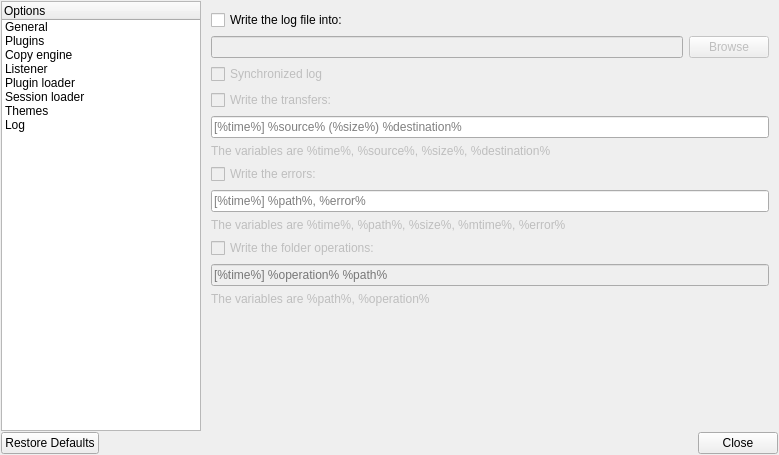
<?xml version="1.0" encoding="UTF-8"?>
<ui version="4.0">
 <class>OptionDialog</class>
 <widget class="QDialog" name="OptionDialog">
  <property name="geometry">
   <rect>
    <x>0</x>
    <y>0</y>
    <width>779</width>
    <height>455</height>
   </rect>
  </property>
  <property name="windowTitle">
   <string>Options</string>
  </property>
  <property name="windowIcon">
   <iconset resource="resources/ultracopier-resources.qrc">
    <normaloff>:/options.png</normaloff>:/options.png</iconset>
  </property>
  <layout class="QVBoxLayout" name="verticalLayout">
   <property name="spacing">
    <number>1</number>
   </property>
   <property name="margin">
    <number>1</number>
   </property>
   <item>
    <layout class="QHBoxLayout" name="horizontalLayout">
     <item>
      <widget class="QTreeWidget" name="treeWidget">
       <property name="sizePolicy">
        <sizepolicy hsizetype="Minimum" vsizetype="Minimum">
         <horstretch>0</horstretch>
         <verstretch>0</verstretch>
        </sizepolicy>
       </property>
       <property name="maximumSize">
        <size>
         <width>200</width>
         <height>16777215</height>
        </size>
       </property>
       <property name="rootIsDecorated">
        <bool>false</bool>
       </property>
       <property name="uniformRowHeights">
        <bool>true</bool>
       </property>
       <column>
        <property name="text">
         <string>Options</string>
        </property>
       </column>
       <item>
        <property name="text">
         <string>General</string>
        </property>
       </item>
       <item>
        <property name="text">
         <string>Plugins</string>
        </property>
       </item>
       <item>
        <property name="text">
         <string>Copy engine</string>
        </property>
       </item>
       <item>
        <property name="text">
         <string>Listener</string>
        </property>
        <property name="flags">
         <set>ItemIsDragEnabled|ItemIsUserCheckable|ItemIsEnabled</set>
        </property>
       </item>
       <item>
        <property name="text">
         <string>Plugin loader</string>
        </property>
        <property name="flags">
         <set>ItemIsDragEnabled|ItemIsUserCheckable|ItemIsEnabled</set>
        </property>
       </item>
       <item>
        <property name="text">
         <string>Session loader</string>
        </property>
        <property name="flags">
         <set>ItemIsDragEnabled|ItemIsUserCheckable|ItemIsEnabled</set>
        </property>
       </item>
       <item>
        <property name="text">
         <string>Themes</string>
        </property>
       </item>
       <item>
        <property name="text">
         <string>Log</string>
        </property>
       </item>
      </widget>
     </item>
     <item>
      <widget class="QStackedWidget" name="stackedWidget">
       <property name="currentIndex">
        <number>8</number>
       </property>
       <widget class="QWidget" name="stackedWidgetGeneral">
        <layout class="QVBoxLayout" name="verticalLayout_9">
         <item>
          <layout class="QFormLayout" name="formLayout_2">
           <item row="0" column="0">
            <widget class="QCheckBox" name="Language_force">
             <property name="text">
              <string>Force the language:</string>
             </property>
            </widget>
           </item>
           <item row="0" column="1">
            <widget class="QComboBox" name="Language"/>
           </item>
           <item row="1" column="0">
            <widget class="QLabel" name="labelCatchCopyDefault">
             <property name="text">
              <string>Replace the default copy and move system:</string>
             </property>
            </widget>
           </item>
           <item row="1" column="1">
            <widget class="QCheckBox" name="CatchCopyAsDefault">
             <property name="text">
              <string/>
             </property>
            </widget>
           </item>
           <item row="2" column="0">
            <widget class="QLabel" name="labelLoadAtSession">
             <property name="text">
              <string>Load at the session loading:</string>
             </property>
            </widget>
           </item>
           <item row="2" column="1">
            <widget class="QCheckBox" name="LoadAtSessionStarting">
             <property name="text">
              <string/>
             </property>
            </widget>
           </item>
           <item row="3" column="0">
            <widget class="QLabel" name="label_8">
             <property name="text">
              <string>When manual open:</string>
             </property>
            </widget>
           </item>
           <item row="3" column="1">
            <widget class="QComboBox" name="ActionOnManualOpen">
             <item>
              <property name="text">
               <string notr="true">Do nothing</string>
              </property>
             </item>
             <item>
              <property name="text">
               <string notr="true">Ask source as folder</string>
              </property>
             </item>
             <item>
              <property name="text">
               <string notr="true">Ask sources as files</string>
              </property>
             </item>
            </widget>
           </item>
           <item row="4" column="0">
            <widget class="QLabel" name="label_9">
             <property name="text">
              <string>Group the windows when:</string>
             </property>
            </widget>
           </item>
           <item row="4" column="1">
            <widget class="QComboBox" name="GroupWindowWhen">
             <item>
              <property name="text">
               <string notr="true">Never</string>
              </property>
             </item>
             <item>
              <property name="text">
               <string notr="true">When source is same</string>
              </property>
             </item>
             <item>
              <property name="text">
               <string notr="true">When destination is same</string>
              </property>
             </item>
             <item>
              <property name="text">
               <string notr="true">When source and destination are same</string>
              </property>
             </item>
             <item>
              <property name="text">
               <string notr="true">When source or destination are same</string>
              </property>
             </item>
             <item>
              <property name="text">
               <string notr="true">Always</string>
              </property>
             </item>
            </widget>
           </item>
           <item row="5" column="0">
            <widget class="QLabel" name="label_11">
             <property name="text">
              <string>Display the OS warning:</string>
             </property>
            </widget>
           </item>
           <item row="5" column="1">
            <widget class="QCheckBox" name="DisplayOSWarning"/>
           </item>
          </layout>
         </item>
         <item>
          <spacer name="verticalSpacer_8">
           <property name="orientation">
            <enum>Qt::Vertical</enum>
           </property>
           <property name="sizeHint" stdset="0">
            <size>
             <width>20</width>
             <height>309</height>
            </size>
           </property>
          </spacer>
         </item>
        </layout>
       </widget>
       <widget class="QWidget" name="stackedWidgetPlugins">
        <layout class="QVBoxLayout" name="verticalLayout_2">
         <item>
          <widget class="QTreeWidget" name="pluginList">
           <property name="alternatingRowColors">
            <bool>true</bool>
           </property>
           <property name="rootIsDecorated">
            <bool>false</bool>
           </property>
           <property name="uniformRowHeights">
            <bool>true</bool>
           </property>
           <column>
            <property name="text">
             <string>Name</string>
            </property>
           </column>
           <column>
            <property name="text">
             <string>Version</string>
            </property>
           </column>
           <item>
            <property name="text">
             <string>Copy engine</string>
            </property>
           </item>
           <item>
            <property name="text">
             <string>Language</string>
            </property>
            <property name="text">
             <string/>
            </property>
           </item>
           <item>
            <property name="text">
             <string>Listener</string>
            </property>
           </item>
           <item>
            <property name="text">
             <string>Plugin loader</string>
            </property>
           </item>
           <item>
            <property name="text">
             <string>Session loader</string>
            </property>
           </item>
           <item>
            <property name="text">
             <string>Themes</string>
            </property>
           </item>
          </widget>
         </item>
         <item>
          <widget class="QGroupBox" name="groupBox">
           <property name="title">
            <string>Plugin</string>
           </property>
           <layout class="QHBoxLayout" name="horizontalLayout_3">
            <item>
             <spacer name="horizontalSpacer">
              <property name="orientation">
               <enum>Qt::Horizontal</enum>
              </property>
              <property name="sizeHint" stdset="0">
               <size>
                <width>40</width>
                <height>20</height>
               </size>
              </property>
             </spacer>
            </item>
            <item>
             <widget class="QToolButton" name="pluginAdd">
              <property name="text">
               <string>Add</string>
              </property>
              <property name="popupMode">
               <enum>QToolButton::MenuButtonPopup</enum>
              </property>
             </widget>
            </item>
            <item>
             <widget class="QPushButton" name="pluginRemove">
              <property name="enabled">
               <bool>false</bool>
              </property>
              <property name="text">
               <string>Remove</string>
              </property>
             </widget>
            </item>
            <item>
             <widget class="QPushButton" name="pluginInformation">
              <property name="enabled">
               <bool>false</bool>
              </property>
              <property name="text">
               <string>Information</string>
              </property>
             </widget>
            </item>
            <item>
             <spacer name="horizontalSpacer_2">
              <property name="orientation">
               <enum>Qt::Horizontal</enum>
              </property>
              <property name="sizeHint" stdset="0">
               <size>
                <width>40</width>
                <height>20</height>
               </size>
              </property>
             </spacer>
            </item>
           </layout>
          </widget>
         </item>
        </layout>
       </widget>
       <widget class="QWidget" name="stackedWidgetCopyEngine">
        <layout class="QVBoxLayout" name="verticalLayout_4">
         <item>
          <widget class="QLabel" name="label">
           <property name="text">
            <string>Copy engine by order of preference:</string>
           </property>
          </widget>
         </item>
         <item>
          <layout class="QHBoxLayout" name="formLayout">
           <item>
            <widget class="QListWidget" name="CopyEngineList">
             <property name="uniformItemSizes">
              <bool>true</bool>
             </property>
            </widget>
           </item>
           <item>
            <layout class="QVBoxLayout" name="verticalLayout_3">
             <property name="spacing">
              <number>0</number>
             </property>
             <item>
              <widget class="QToolButton" name="toolButtonUp">
               <property name="enabled">
                <bool>false</bool>
               </property>
               <property name="icon">
                <iconset resource="resources/ultracopier-resources.qrc">
                 <normaloff>:/moveUp.png</normaloff>:/moveUp.png</iconset>
               </property>
              </widget>
             </item>
             <item>
              <widget class="QToolButton" name="toolButtonDown">
               <property name="enabled">
                <bool>false</bool>
               </property>
               <property name="icon">
                <iconset resource="resources/ultracopier-resources.qrc">
                 <normaloff>:/moveDown.png</normaloff>:/moveDown.png</iconset>
               </property>
              </widget>
             </item>
             <item>
              <spacer name="verticalSpacer">
               <property name="orientation">
                <enum>Qt::Vertical</enum>
               </property>
               <property name="sizeHint" stdset="0">
                <size>
                 <width>20</width>
                 <height>40</height>
                </size>
               </property>
              </spacer>
             </item>
            </layout>
           </item>
          </layout>
         </item>
        </layout>
       </widget>
       <widget class="QWidget" name="stackedWidgetCopyEngine_2">
        <layout class="QHBoxLayout" name="horizontalLayout_5">
         <item>
          <widget class="QStackedWidget" name="stackedOptionsCopyEngine"/>
         </item>
        </layout>
       </widget>
       <widget class="QWidget" name="stackedWidgetListener">
        <layout class="QVBoxLayout" name="verticalLayout_11">
         <item>
          <widget class="QStackedWidget" name="stackedOptionsListener"/>
         </item>
        </layout>
       </widget>
       <widget class="QWidget" name="stackedWidgetPluginLoader">
        <layout class="QVBoxLayout" name="verticalLayout_12">
         <item>
          <widget class="QStackedWidget" name="stackedOptionsPluginLoader"/>
         </item>
        </layout>
       </widget>
       <widget class="QWidget" name="stackedWidgetSessionLoader">
        <layout class="QVBoxLayout" name="verticalLayout_13">
         <item>
          <widget class="QStackedWidget" name="stackedOptionsSessionLoader"/>
         </item>
        </layout>
       </widget>
       <widget class="QWidget" name="stackedWidgetThemes_2">
        <layout class="QVBoxLayout" name="verticalLayout_6">
         <item>
          <layout class="QHBoxLayout" name="horizontalLayout_2">
           <item>
            <spacer name="horizontalSpacer_3">
             <property name="orientation">
              <enum>Qt::Horizontal</enum>
             </property>
             <property name="sizeHint" stdset="0">
              <size>
               <width>40</width>
               <height>20</height>
              </size>
             </property>
            </spacer>
           </item>
           <item>
            <widget class="QLabel" name="labelThemes">
             <property name="maximumSize">
              <size>
               <width>16777215</width>
               <height>22</height>
              </size>
             </property>
             <property name="text">
              <string>Themes:</string>
             </property>
            </widget>
           </item>
           <item>
            <widget class="QComboBox" name="Ultracopier_current_theme"/>
           </item>
           <item>
            <spacer name="horizontalSpacer_4">
             <property name="orientation">
              <enum>Qt::Horizontal</enum>
             </property>
             <property name="sizeHint" stdset="0">
              <size>
               <width>40</width>
               <height>20</height>
              </size>
             </property>
            </spacer>
           </item>
          </layout>
         </item>
         <item>
          <widget class="QStackedWidget" name="stackedWidgetThemes">
           <property name="currentIndex">
            <number>1</number>
           </property>
           <widget class="QWidget" name="page_2">
            <layout class="QVBoxLayout" name="verticalLayout_7">
             <item>
              <spacer name="verticalSpacer_2">
               <property name="orientation">
                <enum>Qt::Vertical</enum>
               </property>
               <property name="sizeHint" stdset="0">
                <size>
                 <width>20</width>
                 <height>105</height>
                </size>
               </property>
              </spacer>
             </item>
             <item>
              <widget class="QLabel" name="label_3">
               <property name="pixmap">
                <pixmap resource="resources/ultracopier-resources.qrc">:/bug-128x128.png</pixmap>
               </property>
               <property name="alignment">
                <set>Qt::AlignCenter</set>
               </property>
              </widget>
             </item>
             <item>
              <widget class="QLabel" name="label_2">
               <property name="font">
                <font>
                 <pointsize>15</pointsize>
                 <weight>75</weight>
                 <bold>true</bold>
                </font>
               </property>
               <property name="text">
                <string>Unable to load the themes plugin</string>
               </property>
               <property name="alignment">
                <set>Qt::AlignCenter</set>
               </property>
              </widget>
             </item>
             <item>
              <spacer name="verticalSpacer_3">
               <property name="orientation">
                <enum>Qt::Vertical</enum>
               </property>
               <property name="sizeHint" stdset="0">
                <size>
                 <width>20</width>
                 <height>104</height>
                </size>
               </property>
              </spacer>
             </item>
            </layout>
           </widget>
           <widget class="QWidget" name="page_3">
            <layout class="QVBoxLayout" name="verticalLayout_8">
             <item>
              <spacer name="verticalSpacer_4">
               <property name="orientation">
                <enum>Qt::Vertical</enum>
               </property>
               <property name="sizeHint" stdset="0">
                <size>
                 <width>20</width>
                 <height>109</height>
                </size>
               </property>
              </spacer>
             </item>
             <item>
              <widget class="QLabel" name="label_4">
               <property name="pixmap">
                <pixmap resource="resources/ultracopier-resources.qrc">:/none-128x128.png</pixmap>
               </property>
               <property name="alignment">
                <set>Qt::AlignCenter</set>
               </property>
              </widget>
             </item>
             <item>
              <widget class="QLabel" name="label_5">
               <property name="text">
                <string>No option for this plugin</string>
               </property>
               <property name="alignment">
                <set>Qt::AlignCenter</set>
               </property>
              </widget>
             </item>
             <item>
              <spacer name="verticalSpacer_5">
               <property name="orientation">
                <enum>Qt::Vertical</enum>
               </property>
               <property name="sizeHint" stdset="0">
                <size>
                 <width>20</width>
                 <height>109</height>
                </size>
               </property>
              </spacer>
             </item>
            </layout>
           </widget>
          </widget>
         </item>
        </layout>
       </widget>
       <widget class="QWidget" name="stackedWidgetLog">
        <layout class="QVBoxLayout" name="verticalLayout_5">
         <item>
          <widget class="QCheckBox" name="checkBox_Log">
           <property name="text">
            <string>Write the log file into:</string>
           </property>
          </widget>
         </item>
         <item>
          <layout class="QHBoxLayout" name="horizontalLayout_4">
           <item>
            <widget class="QLineEdit" name="lineEditLog_File">
             <property name="enabled">
              <bool>false</bool>
             </property>
            </widget>
           </item>
           <item>
            <widget class="QPushButton" name="logBrowse">
             <property name="enabled">
              <bool>false</bool>
             </property>
             <property name="text">
              <string>Browse</string>
             </property>
            </widget>
           </item>
          </layout>
         </item>
         <item>
          <widget class="QCheckBox" name="checkBoxLog_sync">
           <property name="enabled">
            <bool>false</bool>
           </property>
           <property name="toolTip">
            <string>Write directly the file when it receive a new entry (can produce 50% of lost of performance)</string>
           </property>
           <property name="text">
            <string>Synchronized log</string>
           </property>
          </widget>
         </item>
         <item>
          <widget class="QCheckBox" name="checkBoxLog_transfer">
           <property name="enabled">
            <bool>false</bool>
           </property>
           <property name="text">
            <string>Write the transfers:</string>
           </property>
          </widget>
         </item>
         <item>
          <widget class="QLineEdit" name="lineEditLog_transfer_format">
           <property name="toolTip">
            <string extracomment="%time%, %source%, %size%, %destination% should not be translated">The variables are %time%, %source%, %size%, %destination%</string>
           </property>
           <property name="placeholderText">
            <string notr="true">[%time%] %source% (%size%) %destination%</string>
           </property>
          </widget>
         </item>
         <item>
          <widget class="QLabel" name="labelLogTransfer">
           <property name="enabled">
            <bool>false</bool>
           </property>
           <property name="text">
            <string notr="true" extracomment="%time%, %source%, %size%, %destination% should not be translated">The variables are %time%, %source%, %size%, %destination%</string>
           </property>
          </widget>
         </item>
         <item>
          <widget class="QCheckBox" name="checkBoxLog_error">
           <property name="enabled">
            <bool>false</bool>
           </property>
           <property name="text">
            <string>Write the errors:</string>
           </property>
          </widget>
         </item>
         <item>
          <widget class="QLineEdit" name="lineEditLog_error_format">
           <property name="toolTip">
            <string extracomment="%time%, %path%, %size%, %mtime%, %error% should not be translated">The variables are %time%, %path%, %size%, %mtime%, %error%</string>
           </property>
           <property name="placeholderText">
            <string notr="true">[%time%] %path%, %error%</string>
           </property>
          </widget>
         </item>
         <item>
          <widget class="QLabel" name="labelLogError">
           <property name="enabled">
            <bool>false</bool>
           </property>
           <property name="text">
            <string notr="true" extracomment="%time%, %path%, %size%, %mtime%, %error% should not be translated">The variables are %time%, %path%, %size%, %mtime%, %error%</string>
           </property>
          </widget>
         </item>
         <item>
          <widget class="QCheckBox" name="checkBoxLog_folder">
           <property name="enabled">
            <bool>false</bool>
           </property>
           <property name="text">
            <string>Write the folder operations:</string>
           </property>
          </widget>
         </item>
         <item>
          <widget class="QLineEdit" name="lineEditLog_folder_format">
           <property name="enabled">
            <bool>false</bool>
           </property>
           <property name="toolTip">
            <string extracomment="%path%, %operation% should not be translated">The variables are %path%, %operation%</string>
           </property>
           <property name="placeholderText">
            <string notr="true">[%time%] %operation% %path%</string>
           </property>
          </widget>
         </item>
         <item>
          <widget class="QLabel" name="labelLogFolder">
           <property name="enabled">
            <bool>false</bool>
           </property>
           <property name="text">
            <string notr="true" extracomment="%path%, %operation% should not be translated">The variables are %path%, %operation%</string>
           </property>
          </widget>
         </item>
         <item>
          <spacer name="verticalSpacer_9">
           <property name="orientation">
            <enum>Qt::Vertical</enum>
           </property>
           <property name="sizeHint" stdset="0">
            <size>
             <width>20</width>
             <height>255</height>
            </size>
           </property>
          </spacer>
         </item>
        </layout>
       </widget>
      </widget>
     </item>
    </layout>
   </item>
   <item>
    <widget class="QDialogButtonBox" name="buttonBox">
     <property name="standardButtons">
      <set>QDialogButtonBox::Close|QDialogButtonBox::RestoreDefaults</set>
     </property>
    </widget>
   </item>
  </layout>
 </widget>
 <resources>
  <include location="resources/ultracopier-resources.qrc"/>
 </resources>
 <connections>
  <connection>
   <sender>checkBox_Log</sender>
   <signal>toggled(bool)</signal>
   <receiver>lineEditLog_File</receiver>
   <slot>setEnabled(bool)</slot>
   <hints>
    <hint type="sourcelabel">
     <x>313</x>
     <y>13</y>
    </hint>
    <hint type="destinationlabel">
     <x>533</x>
     <y>44</y>
    </hint>
   </hints>
  </connection>
  <connection>
   <sender>checkBox_Log</sender>
   <signal>toggled(bool)</signal>
   <receiver>logBrowse</receiver>
   <slot>setEnabled(bool)</slot>
   <hints>
    <hint type="sourcelabel">
     <x>583</x>
     <y>20</y>
    </hint>
    <hint type="destinationlabel">
     <x>584</x>
     <y>40</y>
    </hint>
   </hints>
  </connection>
  <connection>
   <sender>checkBox_Log</sender>
   <signal>toggled(bool)</signal>
   <receiver>checkBoxLog_transfer</receiver>
   <slot>setEnabled(bool)</slot>
   <hints>
    <hint type="sourcelabel">
     <x>345</x>
     <y>21</y>
    </hint>
    <hint type="destinationlabel">
     <x>582</x>
     <y>105</y>
    </hint>
   </hints>
  </connection>
  <connection>
   <sender>checkBox_Log</sender>
   <signal>toggled(bool)</signal>
   <receiver>checkBoxLog_error</receiver>
   <slot>setEnabled(bool)</slot>
   <hints>
    <hint type="sourcelabel">
     <x>348</x>
     <y>25</y>
    </hint>
    <hint type="destinationlabel">
     <x>557</x>
     <y>156</y>
    </hint>
   </hints>
  </connection>
  <connection>
   <sender>checkBoxLog_transfer</sender>
   <signal>toggled(bool)</signal>
   <receiver>lineEditLog_transfer_format</receiver>
   <slot>setEnabled(bool)</slot>
   <hints>
    <hint type="sourcelabel">
     <x>537</x>
     <y>105</y>
    </hint>
    <hint type="destinationlabel">
     <x>533</x>
     <y>131</y>
    </hint>
   </hints>
  </connection>
  <connection>
   <sender>checkBoxLog_error</sender>
   <signal>toggled(bool)</signal>
   <receiver>lineEditLog_error_format</receiver>
   <slot>setEnabled(bool)</slot>
   <hints>
    <hint type="sourcelabel">
     <x>501</x>
     <y>156</y>
    </hint>
    <hint type="destinationlabel">
     <x>501</x>
     <y>182</y>
    </hint>
   </hints>
  </connection>
  <connection>
   <sender>checkBox_Log</sender>
   <signal>toggled(bool)</signal>
   <receiver>checkBoxLog_folder</receiver>
   <slot>setEnabled(bool)</slot>
   <hints>
    <hint type="sourcelabel">
     <x>269</x>
     <y>15</y>
    </hint>
    <hint type="destinationlabel">
     <x>456</x>
     <y>207</y>
    </hint>
   </hints>
  </connection>
  <connection>
   <sender>checkBox_Log</sender>
   <signal>toggled(bool)</signal>
   <receiver>checkBoxLog_sync</receiver>
   <slot>setEnabled(bool)</slot>
   <hints>
    <hint type="sourcelabel">
     <x>334</x>
     <y>12</y>
    </hint>
    <hint type="destinationlabel">
     <x>304</x>
     <y>69</y>
    </hint>
   </hints>
  </connection>
 </connections>
</ui>
